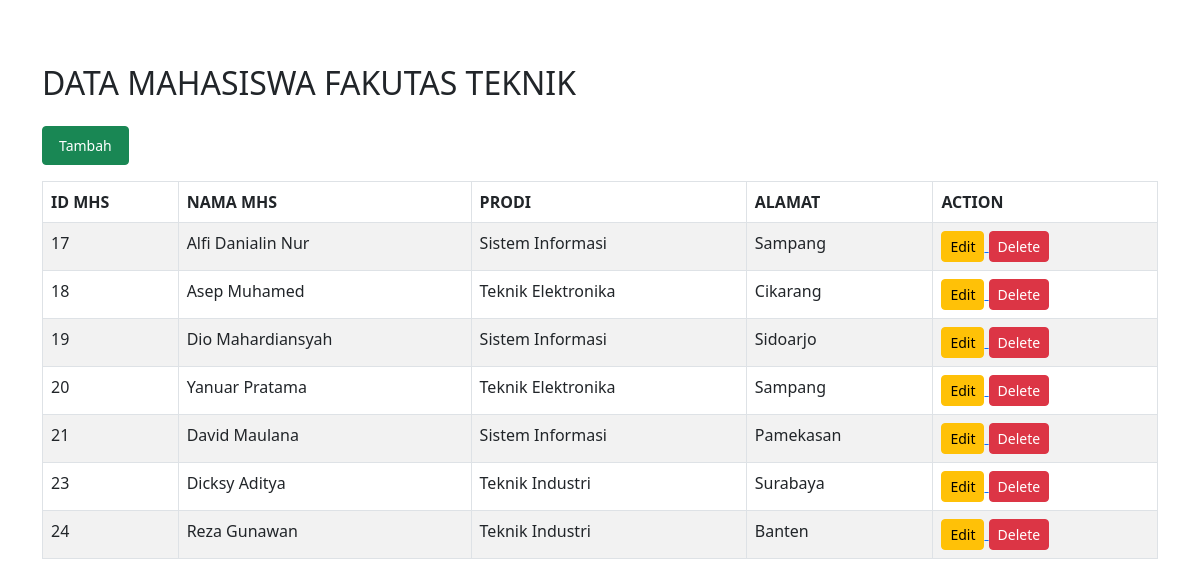
The page / on the database its author committed.
### tables this page shows
CREATE TABLE `tbl_mhs` (
  `id_mhs` int(11) NOT NULL,
  `id_prodi` int(11) DEFAULT NULL,
  `nama_mhs` varchar(40) DEFAULT NULL,
  `alamat_mhs` varchar(100) DEFAULT NULL
);

CREATE TABLE `tbl_prodi` (
  `id_prdi` int(11) DEFAULT NULL,
  `nama_prodi` varchar(40) DEFAULT NULL,
  `status_prodi` varchar(100) DEFAULT NULL
);

### index.php (the view, shortened to what this page needs)
<?php
$koneksi=mysqli_connect("localhost","root","","paw_pert_5");
$sql="SELECT * FROM tbl_prodi p, tbl_mhs m
      WHERE p.id_prdi = m.id_prodi";
$hasil=mysqli_query($koneksi,$sql);
?>
<!DOCTYPE html>
<html lang="en">
<head>
  <link href="https://cdn.jsdelivr.net/npm/bootstrap@5.2.1/dist/css/bootstrap.min.css" rel="stylesheet">
</head>
<body>
<div class="container mt-3 py-5">
  <h2>DATA MAHASISWA FAKUTAS TEKNIK</h2>
  <a href="form.php">
    <button type="button" class="btn btn-sm btn-success px-3 py-2 my-3">Tambah</button>
  </a>
  <div class="table-responsive">
    <table class="table table-bordered table-striped">
      <thead>
        <tr>
          <th>ID MHS</th>
          <th>NAMA MHS</th>
          <th>PRODI</th>
          <th>ALAMAT</th>
          <th>ACTION</th>
        </tr>
      </thead>
      <tbody>
        <?php
          while($baris=mysqli_fetch_assoc($hasil))
          {
        ?>
        <tr>
          <td><?php echo $baris['id_mhs'];?></td>
          <td><?php echo $baris['nama_mhs'];?></td>
          <td><?php echo $baris['nama_prodi'];?></td>
          <td><?php echo $baris['alamat_mhs'];?></td>
          <td>
            <?php
              $id = $baris['id_mhs'];
              echo "<a href='update.php?id=$id'>";
            ?>
              <button type="button" class="btn btn-sm btn-warning">Edit</button>
            </a>
            <?php
              echo "<a href='index.php?id=$id'>";
            ?>
              <button type="button" class="btn btn-sm btn-danger">Delete</button>
            </a>
          </td>
        </tr>
        <?php }?>
      </tbody>
    </table>
  </div>
</div>
</body>
</html>

### rows shown on the page
tbl_mhs: id_mhs "17", nama_mhs "Alfi Danialin Nur", id_prodi.nama_prodi "Sistem Informasi", alamat_mhs "Sampang"
tbl_mhs: id_mhs "18", nama_mhs "Asep Muhamed", id_prodi.nama_prodi "Teknik Elektronika", alamat_mhs "Cikarang"
tbl_mhs: id_mhs "19", nama_mhs "Dio Mahardiansyah", id_prodi.nama_prodi "Sistem Informasi", alamat_mhs "Sidoarjo"
tbl_mhs: id_mhs "20", nama_mhs "Yanuar Pratama", id_prodi.nama_prodi "Teknik Elektronika", alamat_mhs "Sampang"
tbl_mhs: id_mhs "21", nama_mhs "David Maulana", id_prodi.nama_prodi "Sistem Informasi", alamat_mhs "Pamekasan"
tbl_mhs: id_mhs "23", nama_mhs "Dicksy Aditya", id_prodi.nama_prodi "Teknik Industri", alamat_mhs "Surabaya"
tbl_mhs: id_mhs "24", nama_mhs "Reza Gunawan", id_prodi.nama_prodi "Teknik Industri", alamat_mhs "Banten"
